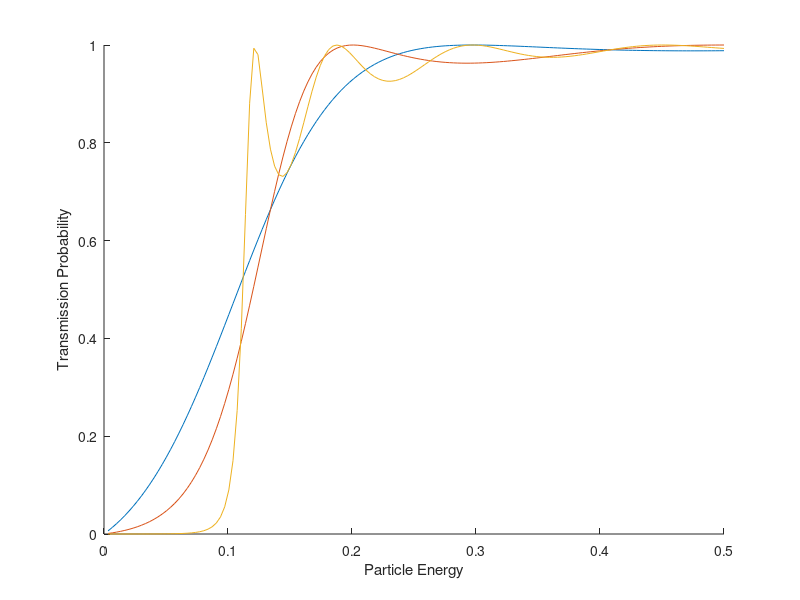

This chart was generated by the following MATLAB code:
clear
%Situation Setup ----------------------------------------------------------
%A Single Particle introduced in the positive direction to a single step
%barrier of height V and width L, the units have been arbitraily applied to
%test
%Constants ----------------------------------------------------------------
hBar = 1;
N = 150; %Energy steps
%Barrier Properties -------------------------------------------------------
V = 0.1; %Barrier Height eV
L = [5,7,15]; %Barrier Length nm

%Particle Properties ------------------------------------------------------
E = linspace(0,0.5, N); %Incident particle energies eV
m = 1; %Mass taken as 1

%Calculation --------------------------------------------------------------

%Ap0 = 1; %coefficent for positive waves
%AnN = 0; %coefficient for negative waves
%k1 = sqrt(2*m*E)/hBar; %First region no barrier?
%k2 = sqrt(2*m*(E-V))/hBar; %Second Region 0.1eV
figure;
hold on
AP1 = 1;
AN3 = 0;
T = zeros(1,N);
for r = 1:3
    for n = 1:N
        k1 = sqrt(2*m*E(n))/hBar;
        k2 = sqrt(2*m*(E(n) - V))/hBar;
        k3 = k1;
        %Define Diffraction and Propogation Matrices
        D2 = 0.5 * [(1+k2/k1) (1-k2/k1); (1-k2/k1) (1+k2/k1)];
        P2 = [exp(-1i*k2*L(r)) 0; 0 exp(1i*k2*L(r))];
        D3 = 0.5 * [(1+k3/k2) (1-k3/k2); (1-k3/k2) (1+k3/k2)];

        Q = D2 * P2 * D3; %Transfer Matrix

        AP3 = 1/Q(1,1); 
        AP1 = Q(2,1)*AP3;

        T(n) = abs(AP3)^2; %Transmission probability
    end
    plot(E, T)
    ylabel('Transmission Probability')
    xlabel('Particle Energy')
end 
